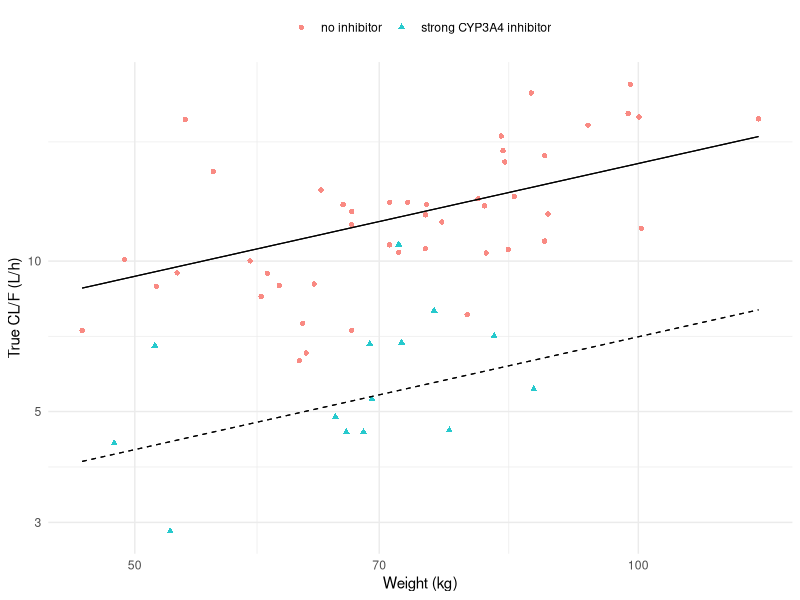

The R script that drew this image:
## ---- chunk 1
#| message: false
library(dplyr)
library(ggplot2)
theme_set(theme_minimal(base_size = 11))

truth <- read.csv("../../cases/case-sm/data/ozanib_individual_truth.csv")
MW <- 465; FU <- 0.08          # g/mol, fraction unbound
## ---- chunk 2
ng_ml_to_nM       <- function(x, mw) x / mw * 1000
nM_to_ng_ml       <- function(x, mw) x * mw / 1000
L_per_h_to_mL_min <- function(x) x * 1000 / 60

conc <- c(`steady-state trough` = 51.9, `steady-state peak` = 560.7)
for (nm in names(conc)) {
  cat(sprintf("%-22s %7.1f ng/mL = %7.1f nM total = %6.1f nM free\n",
              nm, conc[[nm]], ng_ml_to_nM(conc[[nm]], MW),
              ng_ml_to_nM(conc[[nm]] * FU, MW)))
}
cat(sprintf("\nCL/F = 12 L/h = %.0f mL/min = %.3f L/h/kg at 70 kg\n",
            L_per_h_to_mL_min(12), 12 / 70))
cat(sprintf("hepatic blood flow ~ 90 L/h (%.0f mL/min)\n", L_per_h_to_mL_min(90)))
cat(sprintf("GFR                ~ 7.5 L/h (%.0f mL/min)\n", L_per_h_to_mL_min(7.5)))
## ---- chunk 3
clean <- truth |> filter(DDI == 0)
fit <- lm(log(CL) ~ log(WT / 70), data = clean)
ci  <- confint(fit)["log(WT/70)", ]

cat(sprintf("n = %d subjects, weight range %.0f-%.0f kg\n",
            nrow(clean), min(clean$WT), max(clean$WT)))
cat(sprintf("exponent on CL : %.3f  (truth 0.75)  95%% CI %.2f to %.2f\n",
            coef(fit)[2], ci[1], ci[2]))
cat(sprintf("CL at 70 kg    : %.2f L/h  (truth 12.0)\n", exp(coef(fit)[1])))

fit_v <- lm(log(VC) ~ log(WT / 70), data = clean)
cat(sprintf("exponent on Vc : %.3f  (truth 1.00)  Vc at 70 kg %.1f L (truth 60.0)\n",
            coef(fit_v)[2], exp(coef(fit_v)[1])))
## ---- chunk 4
fit_all <- lm(log(CL) ~ log(WT / 70), data = truth)
cat(sprintf("exponent ignoring the DDI covariate : %.3f  (truth 0.75)\n", coef(fit_all)[2]))
cat(sprintf("CL at 70 kg                          : %.2f L/h (truth 12.0)\n", exp(coef(fit_all)[1])))

fit_adj <- lm(log(CL) ~ log(WT / 70) + factor(DDI), data = truth)
cat(sprintf("exponent WITH the DDI covariate      : %.3f\n", coef(fit_adj)[2]))
cat(sprintf("inhibitor effect on CL               : x%.2f (truth 0.45)\n", exp(coef(fit_adj)[3])))
## ---- chunk 5
#| fig-height: 3.8
truth |>
  mutate(arm = ifelse(DDI == 1, "strong CYP3A4 inhibitor", "no inhibitor")) |>
  ggplot(aes(WT, CL, shape = arm, colour = arm)) +
  geom_point(alpha = 0.85) +
  stat_function(fun = function(w) 12 * (w / 70)^0.75, colour = "black", linewidth = 0.4) +
  stat_function(fun = function(w) 12 * 0.45 * (w / 70)^0.75, colour = "black",
                linetype = 2, linewidth = 0.4) +
  scale_x_log10() + scale_y_log10() +
  labs(x = "Weight (kg)", y = "True CL/F (L/h)", colour = NULL, shape = NULL) +
  theme(legend.position = "top")
## ---- chunk 6
cv_pct <- function(x) 100 * sd(x) / mean(x)

auc_flat <- 50 * 1000 / truth$CL
auc_wb   <- (0.7 * truth$WT) * 1000 / truth$CL

data.frame(
  strategy = c("flat 50 mg", "weight-based 0.7 mg/kg"),
  mean_AUC = c(mean(auc_flat), mean(auc_wb)),
  CV_pct   = c(cv_pct(auc_flat), cv_pct(auc_wb)),
  p5       = c(quantile(auc_flat, .05), quantile(auc_wb, .05)),
  p95      = c(quantile(auc_flat, .95), quantile(auc_wb, .95)),
  spread   = c(quantile(auc_flat, .95) / quantile(auc_flat, .05),
               quantile(auc_wb, .95) / quantile(auc_wb, .05))
) |> mutate(across(where(is.numeric), \(x) round(x, 1)))
## ---- chunk 7
r2 <- summary(lm(log(CL) ~ log(WT), data = clean))$r.squared
cat(sprintf("R^2 of log(WT) on log(CL), inhibitor-free subjects: %.3f\n", r2))
cat(sprintf("-> weight explains about %.0f%% of between-subject variation in clearance\n", 100 * r2))
